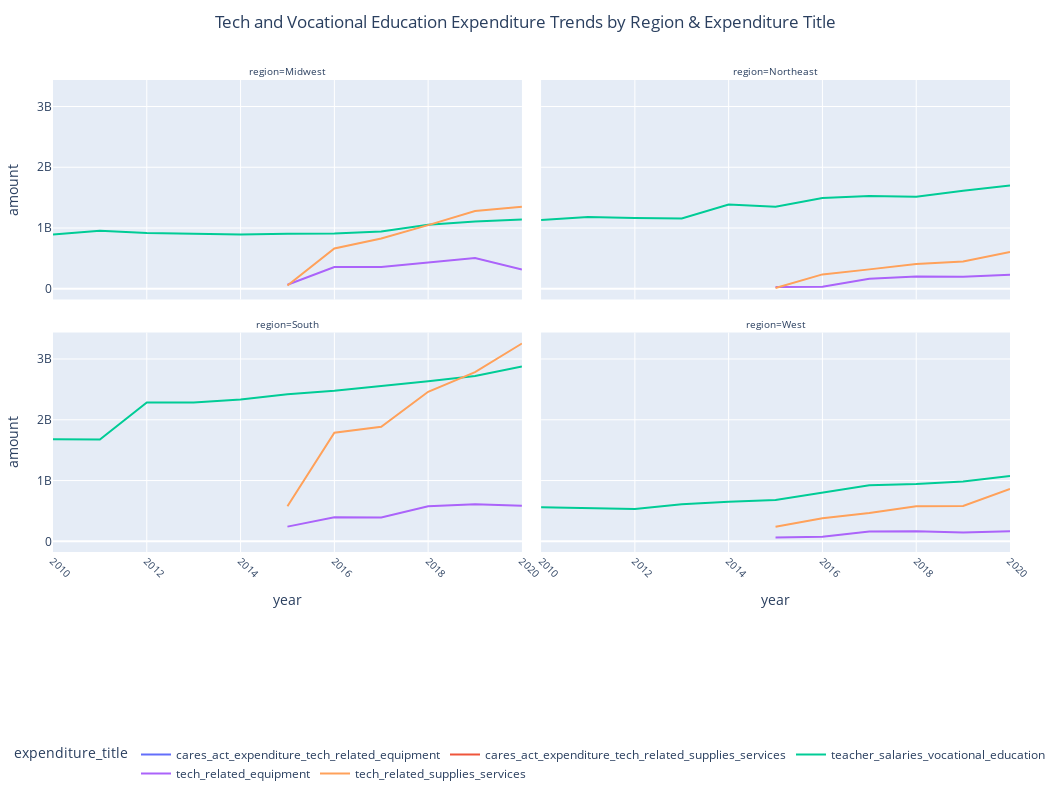

The notebook cell saved with this chart:
### Code cell
regionwise_expenditure_totals_line = utils.make_line_plot_grid(regionwise_tech_vocational_expenditures,
                                                  x= 'year',
                                                  y= 'amount',
                                                  color= 'expenditure_title',
                                                  facet_col= 'region',
                                                  facet_col_wrap= 2,
                                                  title= 'Tech and Vocational Education Expenditure Trends by Region & Expenditure Title',
                                                  hover_data= ['yearly_difference', 'growth_rate']
                                                  )

regionwise_expenditure_totals_line.show()

### Figure 1 — Plotly figure (JSON) as saved in the notebook; plotly's stock layout.template omitted (floating-point values rounded to 4 significant figures)
{"data": [{"customdata": [[null, null]], "hovertemplate": "expenditure_title=cares_act_expenditure_tech_related_equipment<br>region=Midwest<br>year=%{x}<br>amount=%{y}<br>yearly_difference=%{customdata[0]}<br>growth_rate=%{customdata[1]}<extra></extra>", "legendgroup": "cares_act_expenditure_tech_related_equipment", "line": {"color": "#636efa", "dash": "solid"}, "marker": {"symbol": "circle"}, "mode": "lines", "name": "cares_act_expenditure_tech_related_equipment", "orientation": "v", "showlegend": true, "type": "scatter", "x": [2020], "xaxis": "x3", "y": [8464000], "yaxis": "y3"}, {"customdata": [[null, null]], "hovertemplate": "expenditure_title=cares_act_expenditure_tech_related_equipment<br>region=Northeast<br>year=%{x}<br>amount=%{y}<br>yearly_difference=%{customdata[0]}<br>growth_rate=%{customdata[1]}<extra></extra>", "legendgroup": "cares_act_expenditure_tech_related_equipment", "line": {"color": "#636efa", "dash": "solid"}, "marker": {"symbol": "circle"}, "mode": "lines", "name": "cares_act_expenditure_tech_related_equipment", "orientation": "v", "showlegend": false, "type": "scatter", "x": [2020], "xaxis": "x4", "y": [5341000], "yaxis": "y4"}, {"customdata": [[null, null]], "hovertemplate": "expenditure_title=cares_act_expenditure_tech_related_equipment<br>region=South<br>year=%{x}<br>amount=%{y}<br>yearly_difference=%{customdata[0]}<br>growth_rate=%{customdata[1]}<extra></extra>", "legendgroup": "cares_act_expenditure_tech_related_equipment", "line": {"color": "#636efa", "dash": "solid"}, "marker": {"symbol": "circle"}, "mode": "lines", "name": "cares_act_expenditure_tech_related_equipment", "orientation": "v", "showlegend": false, "type": "scatter", "x": [2020], "xaxis": "x", "y": [6745000], "yaxis": "y"}, {"customdata": [[null, null]], "hovertemplate": "expenditure_title=cares_act_expenditure_tech_related_equipment<br>region=West<br>year=%{x}<br>amount=%{y}<br>yearly_difference=%{customdata[0]}<br>growth_rate=%{customdata[1]}<extra></extra>", "legendgroup": "cares_act_expenditure_tech_related_equipment", "line": {"color": "#636efa", "dash": "solid"}, "marker": {"symbol": "circle"}, "mode": "lines", "name": "cares_act_expenditure_tech_related_equipment", "orientation": "v", "showlegend": false, "type": "scatter", "x": [2020], "xaxis": "x2", "y": [5023000], "yaxis": "y2"}, {"customdata": [[null, null]], "hovertemplate": "expenditure_title=cares_act_expenditure_tech_related_supplies_services<br>region=Midwest<br>year=%{x}<br>amount=%{y}<br>yearly_difference=%{customdata[0]}<br>growth_rate=%{customdata[1]}<extra></extra>", "legendgroup": "cares_act_expenditure_tech_related_supplies_services", "line": {"color": "#EF553B", "dash": "solid"}, "marker": {"symbol": "circle"}, "mode": "lines", "name": "cares_act_expenditure_tech_related_supplies_services", "orientation": "v", "showlegend": true, "type": "scatter", "x": [2020], "xaxis": "x3", "y": [11675000], "yaxis": "y3"}, {"customdata": [[null, null]], "hovertemplate": "expenditure_title=cares_act_expenditure_tech_related_supplies_services<br>region=Northeast<br>year=%{x}<br>amount=%{y}<br>yearly_difference=%{customdata[0]}<br>growth_rate=%{customdata[1]}<extra></extra>", "legendgroup": "cares_act_expenditure_tech_related_supplies_services", "line": {"color": "#EF553B", "dash": "solid"}, "marker": {"symbol": "circle"}, "mode": "lines", "name": "cares_act_expenditure_tech_related_supplies_services", "orientation": "v", "showlegend": false, "type": "scatter", "x": [2020], "xaxis": "x4", "y": [15207000], "yaxis": "y4"}, {"customdata": [[null, null]], "hovertemplate": "expenditure_title=cares_act_expenditure_tech_related_supplies_services<br>region=South<br>year=%{x}<br>amount=%{y}<br>yearly_difference=%{customdata[0]}<br>growth_rate=%{customdata[1]}<extra></extra>", "legendgroup": "cares_act_expenditure_tech_related_supplies_services", "line": {"color": "#EF553B", "dash": "solid"}, "marker": {"symbol": "circle"}, "mode": "lines", "name": "cares_act_expenditure_tech_related_supplies_services", "orientation": "v", "showlegend": false, "type": "scatter", "x": [2020], "xaxis": "x", "y": [88297000], "yaxis": "y"}, {"customdata": [[null, null]], "hovertemplate": "expenditure_title=cares_act_expenditure_tech_related_supplies_services<br>region=West<br>year=%{x}<br>amount=%{y}<br>yearly_difference=%{customdata[0]}<br>growth_rate=%{customdata[1]}<extra></extra>", "legendgroup": "cares_act_expenditure_tech_related_supplies_services", "line": {"color": "#EF553B", "dash": "solid"}, "marker": {"symbol": "circle"}, "mode": "lines", "name": "cares_act_expenditure_tech_related_supplies_services", "orientation": "v", "showlegend": false, "type": "scatter", "x": [2020], "xaxis": "x2", "y": [15098000], "yaxis": "y2"}, {"customdata": [[null, null], [59848000, 6.691], [-36260000, -3.8], [-11708000, -1.275], [-14499000, -1.6], [13524000, 1.516], [6131000, 0.6772], [30842000, 3.384], [111341000, 11.82], [53191000, 5.048], [32606000, 2.946]], "hovertemplate": "expenditure_title=teacher_salaries_vocational_education<br>region=Midwest<br>year=%{x}<br>amount=%{y}<br>yearly_difference=%{customdata[0]}<br>growth_rate=%{customdata[1]}<extra></extra>", "legendgroup": "teacher_salaries_vocational_education", "line": {"color": "#00cc96", "dash": "solid"}, "marker": {"symbol": "circle"}, "mode": "lines", "name": "teacher_salaries_vocational_education", "orientation": "v", "showlegend": true, "type": "scatter", "x": [2010, 2011, 2012, 2013, 2014, 2015, 2016, 2017, 2018, 2019, 2020], "xaxis": "x3", "y": [894448000, 954296000, 918036000, 906328000, 891829000, 905353000, 911484000, 942326000, 1053667000, 1106858000, 1139464000], "yaxis": "y3"}, {"customdata": [[null, null], [47878000, 4.227], [-16772000, -1.421], [-7969000, -0.6847], [231161000, 20.0], [-36115000, -2.604], [142487000, 10.55], [32399000, 2.17], [-11861000, -0.7774], [99110000, 6.547], [85505000, 5.301]], "hovertemplate": "expenditure_title=teacher_salaries_vocational_education<br>region=Northeast<br>year=%{x}<br>amount=%{y}<br>yearly_difference=%{customdata[0]}<br>growth_rate=%{customdata[1]}<extra></extra>", "legendgroup": "teacher_salaries_vocational_education", "line": {"color": "#00cc96", "dash": "solid"}, "marker": {"symbol": "circle"}, "mode": "lines", "name": "teacher_salaries_vocational_education", "orientation": "v", "showlegend": false, "type": "scatter", "x": [2010, 2011, 2012, 2013, 2014, 2015, 2016, 2017, 2018, 2019, 2020], "xaxis": "x4", "y": [1132680000, 1180558000, 1163786000, 1155817000, 1386978000, 1350863000, 1493350000, 1525749000, 1513888000, 1612998000, 1698503000], "yaxis": "y4"}, {"customdata": [[null, null], [-4789000, -0.2851], [609163000, 36.36], [899000, 0.03935], [47502000, 2.079], [86785000, 3.72], [58588000, 2.421], [71536000, 2.887], [84013000, 3.295], [85728000, 3.255], [157895000, 5.806]], "hovertemplate": "expenditure_title=teacher_salaries_vocational_education<br>region=South<br>year=%{x}<br>amount=%{y}<br>yearly_difference=%{customdata[0]}<br>growth_rate=%{customdata[1]}<extra></extra>", "legendgroup": "teacher_salaries_vocational_education", "line": {"color": "#00cc96", "dash": "solid"}, "marker": {"symbol": "circle"}, "mode": "lines", "name": "teacher_salaries_vocational_education", "orientation": "v", "showlegend": false, "type": "scatter", "x": [2010, 2011, 2012, 2013, 2014, 2015, 2016, 2017, 2018, 2019, 2020], "xaxis": "x", "y": [1680040000, 1675251000, 2284414000, 2285313000, 2332815000, 2419600000, 2478188000, 2549724000, 2633737000, 2719465000, 2877360000], "yaxis": "y"}, {"customdata": [[null, null], [-13233000, -2.353], [-15517000, -2.826], [77565000, 14.54], [41352000, 6.766], [28220000, 4.325], [123614000, 18.16], [119950000, 14.91], [17278000, 1.869], [42787000, 4.544], [89090000, 9.05]], "hovertemplate": "expenditure_title=teacher_salaries_vocational_education<br>region=West<br>year=%{x}<br>amount=%{y}<br>yearly_difference=%{customdata[0]}<br>growth_rate=%{customdata[1]}<extra></extra>", "legendgroup": "teacher_salaries_vocational_education", "line": {"color": "#00cc96", "dash": "solid"}, "marker": {"symbol": "circle"}, "mode": "lines", "name": "teacher_salaries_vocational_education", "orientation": "v", "showlegend": false, "type": "scatter", "x": [2010, 2011, 2012, 2013, 2014, 2015, 2016, 2017, 2018, 2019, 2020], "xaxis": "x2", "y": [562386000, 549153000, 533636000, 611201000, 652553000, 680773000, 804387000, 924337000, 941615000, 984402000, 1073492000], "yaxis": "y2"}, {"customdata": [[null, null], [290522000, 428.3], [-1495000, -0.4172], [68299000, 19.14], [80227000, 18.87], [-187748000, -37.15]], "hovertemplate": "expenditure_title=tech_related_equipment<br>region=Midwest<br>year=%{x}<br>amount=%{y}<br>yearly_difference=%{customdata[0]}<br>growth_rate=%{customdata[1]}<extra></extra>", "legendgroup": "tech_related_equipment", "line": {"color": "#ab63fa", "dash": "solid"}, "marker": {"symbol": "circle"}, "mode": "lines", "name": "tech_related_equipment", "orientation": "v", "showlegend": true, "type": "scatter", "x": [2015, 2016, 2017, 2018, 2019, 2020], "xaxis": "x3", "y": [67827000, 358349000, 356854000, 425153000, 505380000, 317632000], "yaxis": "y3"}, {"customdata": [[null, null], [6950000, 24.91], [130950000, 375.7], [35269000, 21.27], [-1360000, -0.6764], [29644000, 14.84]], "hovertemplate": "expenditure_title=tech_related_equipment<br>region=Northeast<br>year=%{x}<br>amount=%{y}<br>yearly_difference=%{customdata[0]}<br>growth_rate=%{customdata[1]}<extra></extra>", "legendgroup": "tech_related_equipment", "line": {"color": "#ab63fa", "dash": "solid"}, "marker": {"symbol": "circle"}, "mode": "lines", "name": "tech_related_equipment", "orientation": "v", "showlegend": false, "type": "scatter", "x": [2015, 2016, 2017, 2018, 2019, 2020], "xaxis": "x4", "y": [27904000, 34854000, 165804000, 201073000, 199713000, 229357000], "yaxis": "y4"}, {"customdata": [[null, null], [152905000, 63.25], [-1540000, -0.3902], [182263000, 46.37], [36613000, 6.363], [-25691000, -4.198]], "hovertemplate": "expenditure_title=tech_related_equipment<br>region=South<br>year=%{x}<br>amount=%{y}<br>yearly_difference=%{customdata[0]}<br>growth_rate=%{customdata[1]}<extra></extra>", "legendgroup": "tech_related_equipment", "line": {"color": "#ab63fa", "dash": "solid"}, "marker": {"symbol": "circle"}, "mode": "lines", "name": "tech_related_equipment", "orientation": "v", "showlegend": false, "type": "scatter", "x": [2015, 2016, 2017, 2018, 2019, 2020], "xaxis": "x", "y": [241734000, 394639000, 393099000, 575362000, 611975000, 586284000], "yaxis": "y"}, {"customdata": [[null, null], [9907000, 15.4], [86473000, 116.5], [7094000, 4.414], [-23473000, -13.99], [22882000, 15.85]], "hovertemplate": "expenditure_title=tech_related_equipment<br>region=West<br>year=%{x}<br>amount=%{y}<br>yearly_difference=%{customdata[0]}<br>growth_rate=%{customdata[1]}<extra></extra>", "legendgroup": "tech_related_equipment", "line": {"color": "#ab63fa", "dash": "solid"}, "marker": {"symbol": "circle"}, "mode": "lines", "name": "tech_related_equipment", "orientation": "v", "showlegend": false, "type": "scatter", "x": [2015, 2016, 2017, 2018, 2019, 2020], "xaxis": "x2", "y": [64338000, 74245000, 160718000, 167812000, 144339000, 167221000], "yaxis": "y2"}, {"customdata": [[null, null], [608645000, 1128.0], [166281000, 25.1], [219185000, 26.44], [232096000, 22.15], [70277000, 5.49]], "hovertemplate": "expenditure_title=tech_related_supplies_services<br>region=Midwest<br>year=%{x}<br>amount=%{y}<br>yearly_difference=%{customdata[0]}<br>growth_rate=%{customdata[1]}<extra></extra>", "legendgroup": "tech_related_supplies_services", "line": {"color": "#FFA15A", "dash": "solid"}, "marker": {"symbol": "circle"}, "mode": "lines", "name": "tech_related_supplies_services", "orientation": "v", "showlegend": true, "type": "scatter", "x": [2015, 2016, 2017, 2018, 2019, 2020], "xaxis": "x3", "y": [53959000, 662604000, 828885000, 1048070000, 1280166000, 1350443000], "yaxis": "y3"}, {"customdata": [[null, null], [222864000, 1573.0], [82764000, 34.92], [89049000, 27.85], [38834000, 9.498], [158918000, 35.5]], "hovertemplate": "expenditure_title=tech_related_supplies_services<br>region=Northeast<br>year=%{x}<br>amount=%{y}<br>yearly_difference=%{customdata[0]}<br>growth_rate=%{customdata[1]}<extra></extra>", "legendgroup": "tech_related_supplies_services", "line": {"color": "#FFA15A", "dash": "solid"}, "marker": {"symbol": "circle"}, "mode": "lines", "name": "tech_related_supplies_services", "orientation": "v", "showlegend": false, "type": "scatter", "x": [2015, 2016, 2017, 2018, 2019, 2020], "xaxis": "x4", "y": [14168000, 237032000, 319796000, 408845000, 447679000, 606597000], "yaxis": "y4"}, {"customdata": [[null, null], [1209355000, 209.7], [97392000, 5.453], [577447000, 30.66], [322994000, 13.13], [471354000, 16.93]], "hovertemplate": "expenditure_title=tech_related_supplies_services<br>region=South<br>year=%{x}<br>amount=%{y}<br>yearly_difference=%{customdata[0]}<br>growth_rate=%{customdata[1]}<extra></extra>", "legendgroup": "tech_related_supplies_services", "line": {"color": "#FFA15A", "dash": "solid"}, "marker": {"symbol": "circle"}, "mode": "lines", "name": "tech_related_supplies_services", "orientation": "v", "showlegend": false, "type": "scatter", "x": [2015, 2016, 2017, 2018, 2019, 2020], "xaxis": "x", "y": [576711000, 1786066000, 1883458000, 2460905000, 2783899000, 3255253000], "yaxis": "y"}, {"customdata": [[null, null], [141101000, 59.23], [88184000, 23.25], [110969000, 23.74], [4359000, 0.7535], [278512000, 47.79]], "hovertemplate": "expenditure_title=tech_related_supplies_services<br>region=West<br>year=%{x}<br>amount=%{y}<br>yearly_difference=%{customdata[0]}<br>growth_rate=%{customdata[1]}<extra></extra>", "legendgroup": "tech_related_supplies_services", "line": {"color": "#FFA15A", "dash": "solid"}, "marker": {"symbol": "circle"}, "mode": "lines", "name": "tech_related_supplies_services", "orientation": "v", "showlegend": false, "type": "scatter", "x": [2015, 2016, 2017, 2018, 2019, 2020], "xaxis": "x2", "y": [238229000, 379330000, 467514000, 578483000, 582842000, 861354000], "yaxis": "y2"}], "layout": {"annotations": [{"font": {"size": 10}, "showarrow": false, "text": "region=South", "x": 0.245, "xanchor": "center", "xref": "paper", "y": 0.465, "yanchor": "bottom", "yref": "paper"}, {"font": {"size": 10}, "showarrow": false, "text": "region=West", "x": 0.755, "xanchor": "center", "xref": "paper", "y": 0.465, "yanchor": "bottom", "yref": "paper"}, {"font": {"size": 10}, "showarrow": false, "text": "region=Midwest", "x": 0.245, "xanchor": "center", "xref": "paper", "y": 1.0, "yanchor": "bottom", "yref": "paper"}, {"font": {"size": 10}, "showarrow": false, "text": "region=Northeast", "x": 0.755, "xanchor": "center", "xref": "paper", "y": 1.0, "yanchor": "bottom", "yref": "paper"}], "height": 800, "hoverlabel": {"bgcolor": "white", "font": {"family": "Calibri", "size": 16}}, "legend": {"orientation": "h", "title": {"text": "expenditure_title"}, "tracegroupgap": 0, "x": 0.5, "xanchor": "center", "y": -0.5, "yanchor": "bottom"}, "margin": {"b": 200, "l": 40, "r": 40, "t": 80}, "title": {"text": "Tech and Vocational Education Expenditure Trends by Region & Expenditure Title", "x": 0.5, "xanchor": "center", "y": 0.98, "yanchor": "top"}, "width": 1050, "xaxis": {"anchor": "y", "domain": [0, 0.49], "tickangle": 45, "tickfont": {"size": 10}, "title": {"text": "year"}}, "xaxis2": {"anchor": "y2", "domain": [0.51, 1], "matches": "x", "tickangle": 45, "tickfont": {"size": 10}, "title": {"text": "year"}}, "xaxis3": {"anchor": "y3", "domain": [0, 0.49], "matches": "x", "showticklabels": false, "tickangle": 45, "tickfont": {"size": 10}}, "xaxis4": {"anchor": "y4", "domain": [0.51, 1], "matches": "x", "showticklabels": false, "tickangle": 45, "tickfont": {"size": 10}}, "yaxis": {"anchor": "x", "domain": [0, 0.465], "title": {"text": "amount"}}, "yaxis2": {"anchor": "x2", "domain": [0, 0.465], "matches": "y", "showticklabels": false}, "yaxis3": {"anchor": "x3", "domain": [0.535, 1.0], "matches": "y", "title": {"text": "amount"}}, "yaxis4": {"anchor": "x4", "domain": [0.535, 1.0], "matches": "y", "showticklabels": false}}}
